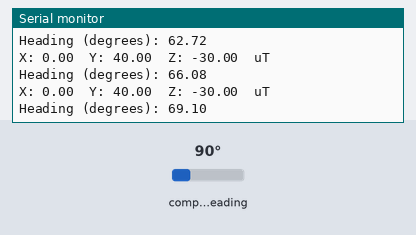
This sketch was run on a simulated ESP32. Parts: the last lines printed to the serial monitor. The inputs (shaded band) are chosen by the test bench; at power-on: compass heading 90°.

Above: at 6.7 s.
6.8 s: compass heading set to 7°
At 6.84 s:
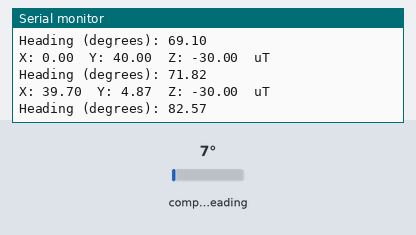
8.3 s: compass heading set to 90°
At 8.36 s:
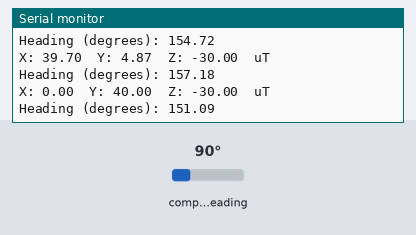
Timing chart, 0 to 11.3 s (numbered marks = the images above; inputs shaded):
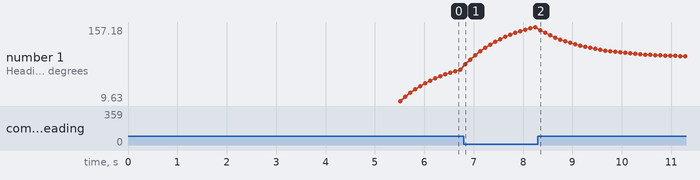

Measured:
- after the input at 6.8 s, the serial monitor: prints a new line at once (image 1)
- plotted number 1: 71.82 → 157.18 after the input at 6.8 s

The sketch:

HMC5883.ino
```cpp
#include <Wire.h>
#include <Adafruit_Sensor.h>
#include <Adafruit_HMC5883_U.h>

Adafruit_HMC5883_Unified mag = Adafruit_HMC5883_Unified(12345);

//smoothing globals
float smoothedHeading = 0;
const float alpha = 0.1;

void displaySensorDetails(void)
{
  sensor_t sensor;
  mag.getSensor(&sensor);
  Serial.println("------------------------------------");
  Serial.print  ("Sensor:       "); Serial.println(sensor.name);
  Serial.print  ("Driver Ver:   "); Serial.println(sensor.version);
  Serial.print  ("Unique ID:    "); Serial.println(sensor.sensor_id);
  Serial.print  ("Max Value:    "); Serial.print(sensor.max_value); Serial.println(" uT");
  Serial.print  ("Min Value:    "); Serial.print(sensor.min_value); Serial.println(" uT");
  Serial.print  ("Resolution:   "); Serial.print(sensor.resolution); Serial.println(" uT");
  Serial.println("------------------------------------");
  Serial.println("");
  delay(500);
}

void setup(void)
{
  Serial.begin(115200);
  Wire.begin(4,5);  // sda, scl

  Serial.println("HMC5883 Magnetometer Test"); Serial.println("");

  if(!mag.begin())
  {
    Serial.println("no HMC5883 detected");
    while(1);
  }

  displaySensorDetails();
  delay(5000);
}

void loop(void)
{
  sensors_event_t event;
  mag.getEvent(&event);

  Serial.print("X: "); Serial.print(event.magnetic.x); Serial.print("  ");
  Serial.print("Y: "); Serial.print(event.magnetic.y); Serial.print("  ");
  Serial.print("Z: "); Serial.print(event.magnetic.z); Serial.print("  "); Serial.println("uT");

  float heading = atan2(event.magnetic.y, -event.magnetic.x);
  float declinationAngle = 6.30 * PI / 180.0;  // Vellore=6.30 deg
  heading += declinationAngle;

  if(heading < 0)
    heading += 2*PI;
  if(heading > 2*PI)
    heading -= 2*PI;

  float headingDegrees = heading * 180/M_PI;

  // ----------- Smoothing -----------
  float delta = headingDegrees - smoothedHeading;
  if (delta > 180) delta -= 360;
  else if (delta < -180) delta += 360;

  smoothedHeading += alpha * delta;

  if (smoothedHeading < 0) smoothedHeading += 360;
  if (smoothedHeading >= 360) smoothedHeading -= 360;
  // ---------------------------------

  Serial.print("Heading (degrees): "); Serial.println(smoothedHeading);

  delay(100);
}
 
```
